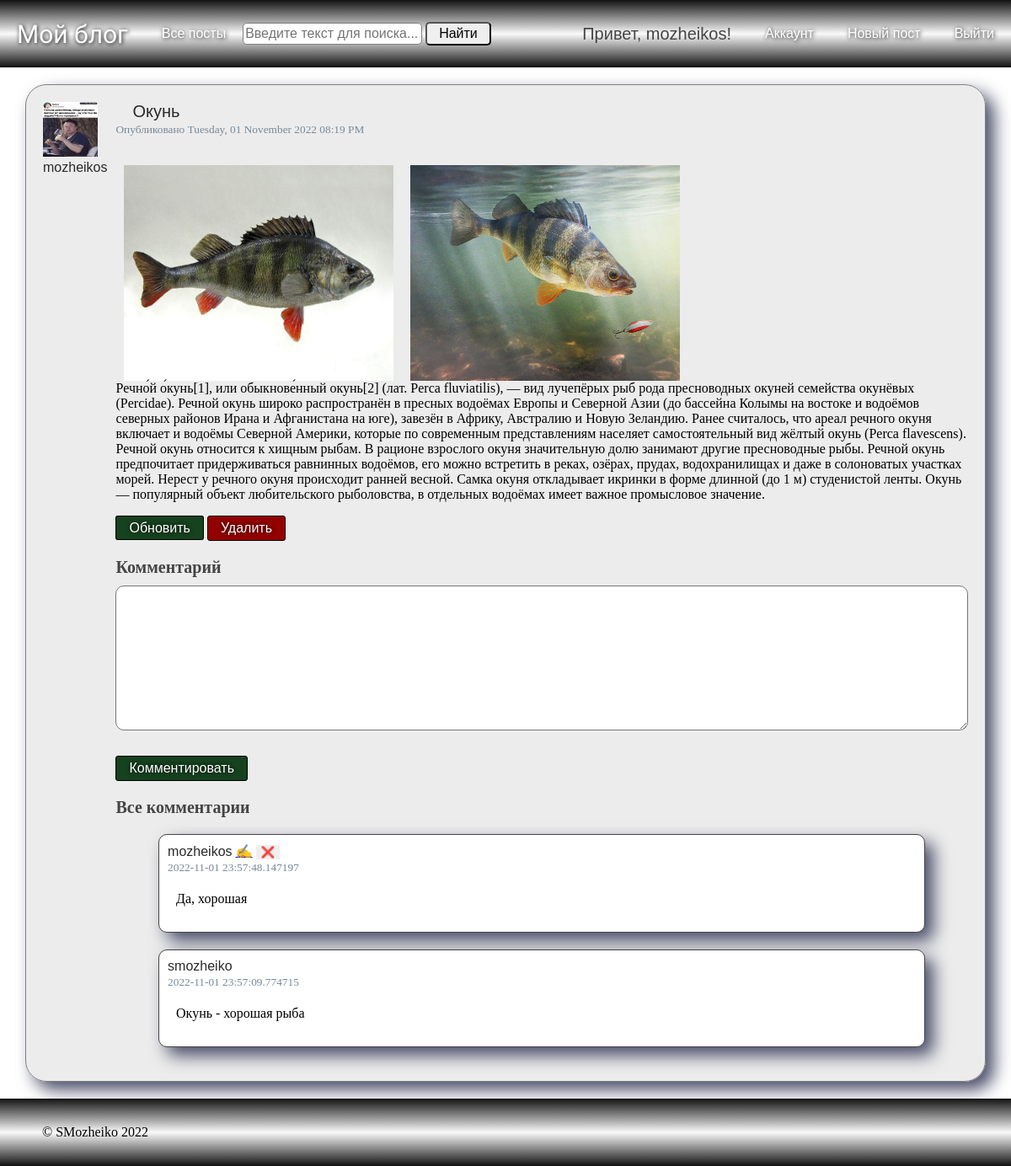
The app's page /posts/post?post_id=8 (signed in) with its own data.
### blog_flask/models.py (models this page shows, shortened)
class SaveMixin:
    def save(self):
        db.session.add(self)
        db.session.commit()

class User(db.Model, UserMixin, SaveMixin):
    id = db.Column(db.Integer, primary_key=True)
    username = db.Column(db.String(20), unique=True, nullable=False)
    email = db.Column(db.String(120), unique=True, nullable=False)
    avatar = db.Column(db.String(100), nullable=False, default='default.png')
    password = db.Column(db.String(100), nullable=False)
    posts = db.relationship(
        'Post',
        back_populates='author',
        lazy=True,
        uselist=True,
        cascade='all, delete-orphan'
    )
    comments = db.relationship(
        'Comment',
        back_populates='author',
        lazy=True,
        uselist=True,
        cascade='all, delete-orphan'
    )

class Post(db.Model, SaveMixin):
    id = db.Column(db.Integer, primary_key=True)
    title = db.Column(db.String(100), nullable=False)
    created_at = db.Column(db.DateTime, nullable=False, default=datetime.datetime.utcnow())
    content = db.Column(db.Text, nullable=False)
    user_id = db.Column(
        db.Integer, db.ForeignKey(
            'user.id',
            ondelete='CASCADE',
            onupdate='CASCADE'
        ), nullable=False
    )
    author = db.relationship(
        User,
        back_populates='posts',
        uselist=False
    )
    comments = db.relationship(
        'Comment',
        back_populates='post',
        uselist=True,
        cascade='all, delete-orphan'
    )
    images = db.relationship(
        'Images',
        back_populates='post',
        uselist=True,
        cascade='all, delete-orphan',
        lazy='select'
    )

class Images(db.Model, SaveMixin):
    id = db.Column(db.Integer, primary_key=True)
    post_id = db.Column(db.Integer, db.ForeignKey('post.id', ondelete="CASCADE", onupdate='CASCADE'), nullable=False)
    content = db.Column(db.String(255), nullable=False)
    created_at = db.Column(db.DateTime, nullable=False, default=datetime.datetime.utcnow())
    post = db.relationship(
        Post,
        back_populates='images',
        foreign_keys=[post_id],
        uselist=False
    )

class Comment(db.Model, SaveMixin):
    id = db.Column(db.Integer, primary_key=True)
    user_id = db.Column(db.Integer, db.ForeignKey('user.id', ondelete="CASCADE", onupdate='CASCADE'), nullable=False)
    post_id = db.Column(db.Integer, db.ForeignKey('post.id', ondelete="CASCADE", onupdate='CASCADE'), nullable=False)
    content = db.Column(db.Text, nullable=False)
    created_at = db.Column(db.DateTime, nullable=False, default=datetime.datetime.utcnow())
    author = db.relationship(
        User,
        back_populates='comments',
        foreign_keys=[user_id],
        uselist=False
    )
    post = db.relationship(
        Post,
        back_populates='comments',
        foreign_keys=[post_id],
        uselist=False
    )

### blog_flask/posts/routes.py (the view)
@posts.route('/post')
def post():
    post_id = request.args.get('post_id', 0, type=int)
    post_item = Post.query.get_or_404(post_id)
    form = CommentForm()
    post_item.comments.sort(key=lambda x: x.created_at, reverse=True)
    return render_template('post.html', post=post_item, form=form)

### blog_flask/posts/forms.py
class CommentForm(FlaskForm):
    content = TextAreaField(
        label='Комментарий',
        validators=[
            DataRequired()
        ],
    )
    submit = SubmitField('Комментировать')

### blog_flask/context_processsors.py
class SearchForm(FlaskForm):
    search = StringField(
        label='Поиск',
        validators=[DataRequired()]
    )
    find = SubmitField(
        label='Найти'
    )

### blog_flask/models.py (called while the page is built)
@login_manager.user_loader
def load_user(user_id):
    return User.query.get(int(user_id))

### run.py (called while the page is built)
@app.context_processor
def search():
    form = SearchForm()
    return dict(search=form)

@app.context_processor
def year():
    today_year = datetime.datetime.now().year
    return dict(year=today_year)

### blog_flask/templates/post.html (shortened to what this page needs)
{% extends "layout.html" %}
{% block content %}
<div class="content-card">
  <div class="card-author">
    <img class="article-img" src="{{ url_for('static', filename='profile_pictures/' + post.author.avatar) }}">
    <a class="navbar-user card-title card-author" href="{{ url_for('users.user_posts', username=post.author.username) }}">{{ post.author.username }}</a>
  </div>
  <div class="card">
    <div class="card-body">
      <h4 class="navbar-user card-title" style="margin: 0 20px">{{ post.title }}</h4>
      <small>Опубликовано {{ post.created_at.strftime('%A, %d %B %Y %I:%M %p') }}</small>
      <br>
      <br>
      <p class="card-text">
          {% if post.images %}
            <div class="post-images">
                {% for image in post.images %}
                <img class="post-image" src="{{ url_for('static', filename='post_pictures/' + image.content) }}" data-id="{{ image.id }}" alt="image">
                {% endfor %}
            </div>
          {% endif %}
          {{ post.content }}
      </p>
    </div>
      <div class="card-footer">
        {% if post.author == current_user %}
          <a class="action-button ok" href="{{url_for('posts.update_post', post_id=post.id) }}">Обновить</a>
          <button type="button" class="action-button notok" data-toggle="modal" data-target="#deleteModal">Удалить</button>
        {% endif %}
      </div>
    <form action="{{ url_for('posts.comment', post_id=post.id) }}" method="post">
        <div class="comment-form">
            <h3>{{ form.content.label(class="comments-small-title") }}</h3>
            {% if form.content.errors %}
                {{ form.content(class="comment-content is-invalid") }}
                <div class="invalid-feedback">
                    {% for error in form.content.errors %}
                        <span>{{ error }}</span>
                    {% endfor %}
                </div>
            {% else %}
                {{ form.content(class="comment-content", rows=10, cols=80) }}
            {% endif %}
        </div>
        <div class="form-group">
            {{ form.submit(class="action-button ok") }}
        </div>
    </form>
    <h3 class="comments-title">{% if post.comments %}Все комментарии{% else %}Комментариев пока нет{% endif %}</h3>
    <ul class="card-comments">
      {% for comment in post.comments %}
      {% if not comment_id or comment.id != comment_id %}
      <li class="card-comment">
        <div class="comment-author">
          <a class="navbar-user card-title card-author" href="{{ url_for('users.user_posts', username=comment.author.username) }}">{{ comment.author.username }}</a>
          {% if comment.author == current_user %}
          <a href="{{ url_for('posts.edit_comment', comment_id=comment.id) }}">&#9997;</a>
          <button class="delete-comment" data-action="{{ url_for('posts.delete_comment', comment_id=comment.id) }}">&#10060;</button>
          {% endif %}
        </div>
        <small class="comment-date">
          {{ comment.created_at }}
        </small>
        <div class="comment-content">
          {{ comment.content }}
        </div>
      </li>
        {% endif %}
      {% endfor %}
    </ul>
  </div>
</div>
{% endblock content %}

### blog_flask/templates/layout.html (shortened to what this page needs)
<!DOCTYPE html>
<html>
<head>
    <link rel="stylesheet" type="text/css" href="{{ url_for('static', filename='main.css') }}">
</head>
<body>
    <div class="body">
        <div class="wrapper">
          <div class="navbar">
            <div class="navbar-main">
                <a class="navbar-brand" href="/">Мой блог</a>
                <a href="{{ url_for('posts.allpost') }}" class="nav-link nav-item navigation-links">
                    Все посты
                </a>
                <form class="search" action="{{ url_for('posts.allpost') }}" method="get">
                    {{ search.search(class="search-input", placeholder="Введите текст для поиска...") }}
                    {{ search.find(class="search-button") }}
                </form>
            </div>
            <div class="navbar-profile">
                {% if current_user.is_authenticated %}
                    <h4 class="navbar-user">Привет, {{ current_user.username }}!</h4>
                    <a href="{{ url_for('users.account') }}" class="nav-link nav-item navigation-links">
                        Аккаунт
                    </a>
                    <a href="{{ url_for('posts.publish') }}" class="nav-link nav-item navigation-links">
                        Новый пост
                    </a>
                    <a href="{{ url_for('users.logout') }}" class="nav-link nav-item navigation-links">
                        Выйти
                    </a>
                {% endif %}
            </div>
          </div>
            <div class="content">
              {% block content %}{% endblock %}
            </div>
        </div>
        <div class="footer">
            &copy; SMozheiko {{ year }}
        </div>
    </div>
</body>
</html>

### blog_flask/static/main.css (style rules this page uses)
body { margin: 0; padding: 0; }
.body { display: flex; flex-direction: column; min-height: 100vh; }
.wrapper { flex-grow: 1; }
.navbar, .footer { display: flex; height: 80px; align-items: center; position: sticky; justify-content: space-between; background: linear-gradient(rgb(19, 18, 18), rgb(250, 250, 250), rgb(17, 17, 17)); }
.footer { padding: 0 50px; box-sizing: border-box; }
.action-button { border: 1px black solid; font-size: 16px; padding: 5px 15px; text-decoration: none; color: white; cursor: pointer; font-family: Impact, Charcoal, sans-serif; text-shadow: 0 0 5px black; border-radius: 3px; }
.ok { background-color: #16421f; }
.notok { background-color: #930000; }
.navbar-main, .navbar-profile { display: flex; align-items: center; }
.navbar-brand { text-decoration: none; font-size: 30px; font-family: 'Stalinist One', cursive; font-weight: normal; margin: 20px; color: white; text-shadow: 1px 1px 5px black; }
.navbar-user { font-size: 20px; font-family: Impact, Charcoal, sans-serif; font-weight: normal; margin: 20px; }
.nav-link { text-decoration: none; font-size: 16px; font-family: Impact, Charcoal, sans-serif; font-weight: normal; margin: 20px; color: white; text-shadow: 1px 1px 5px black; }
.search input { line-height: 20px; font-size: 16px; font-family: Ubuntu, sans-serif; font-weight: normal; border-radius: 5px; }
.search-input { padding: 2px; color: black; border: 1px solid gray; }
.search-button { padding: 2px 14px; cursor: pointer; color: black; }
.content { position: relative; display: flex; flex-direction: column; margin: 0 auto; padding: 0; max-width: 1140px; background-color: #fff; justify-content: flex-start; }
h1, h2, h3, h4, h5, h6 { margin: 0; color: #444444; }
.content-card { display: flex; padding: 20px; border: 1px solid grey; border-radius: 25px; background-color: rgba(218, 218, 218,50%); box-shadow: 10px 10px 20px #4a4e69; margin: 20px 0; }
.card { margin-left: 10px; }
.card-title { text-decoration: none; color: #2a2a2a; }
.card-author { font-size: 16px; margin: 0; }
.article-img { height: 65px; width: 65px; padding: 0; margin: 0; }
.form-group { margin: 20px auto; }
small { color: lightslategrey; }
.comment-form { border: none; display: flex; flex-direction: column; margin: 20px auto; }
.comment-content { box-sizing: border-box; border-radius: 10px; margin: 10px auto; width: 100%; padding: 10px; }
.card-comments { list-style: none; padding: 0; }
.comments-title { font-size: 20px; }
.comments-small-title { font-size: 20px; }
.card-comment { border: #444444 solid 1px; margin: 20px auto; width: 90%; border-radius: 10px; padding: 10px; box-sizing: border-box; box-shadow: 10px 10px 20px #4a4e69; background-color: #fff; }
.delete-comment { border: none; cursor: pointer; }
.post-images { display: flex; flex-wrap: wrap; min-width: 30%; box-sizing: border-box; }
.post-image { width: 320px; height: 256px; margin: 0 10px; cursor: pointer; }

### records on screen
User: username "mozheikos", avatar (picture), author.username "mozheikos"
Post: title "Окунь", created_at "Tuesday, 01 November 2022 08:19 PM", content "Речно́й о́кунь[1], или обыкнове́нный окунь[2] (лат. Perca fluviatilis), — вид лучепёрых рыб рода пресноводных окуней семейства окунёвых (Percidae). Речной окунь широко распространён в пресных водоёмах Европы и Северной Азии (до бассейна Колымы на востоке и водоёмов северных районов Ирана и Афганистана на юге), завезён в Африку, Австралию и Новую Зеландию. Ранее считалось, что ареал речного окуня включает и водоёмы Северной Америки, которые по современным представлениям населяет самостоятельный вид жёлтый окунь (Perca flavescens). Речной окунь относится к хищным рыбам. В рационе взрослого окуня значительную долю занимают другие пресноводные рыбы. Речной окунь предпочитает придерживаться…"
Images: content (picture)
Images: content (picture)
Comment: author.username "mozheikos", created_at "2022-11-01 23:57:48.147197", content "Да, хорошая"
Comment: author.username "smozheiko", created_at "2022-11-01 23:57:09.774715", content "Окунь - хорошая рыба"
